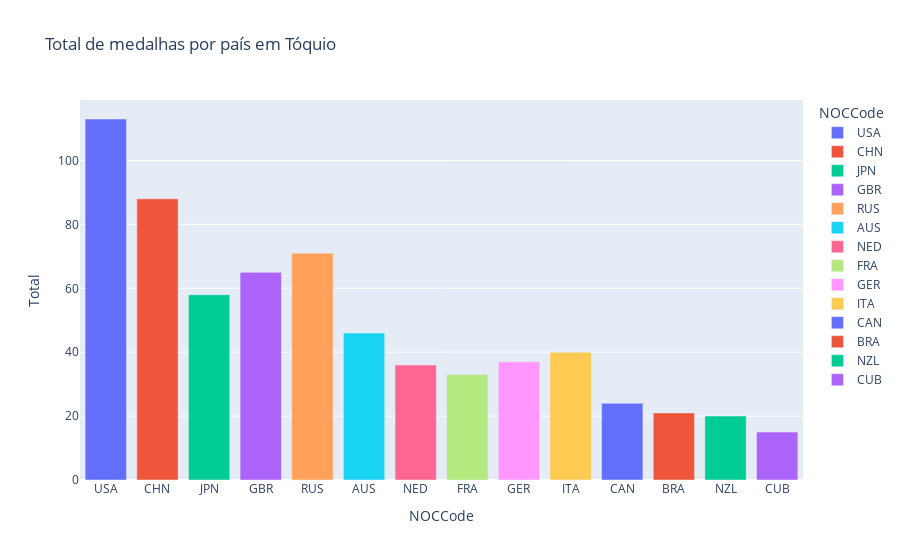

Notebook cell for this chart:
### Code cell
import plotly.express as px
medals = px.bar(tokyo_2020[:14], x='NOCCode', y='Total', title='Total de medalhas por país em Tóquio', color='NOCCode')
medals.show()

### Figure 1 — Plotly figure (JSON) as saved in the notebook; plotly's stock layout.template omitted (floating-point values rounded to 4 significant figures)
{"data": [{"alignmentgroup": "True", "hovertemplate": "NOCCode=%{x}<br>Total=%{y}<extra></extra>", "legendgroup": "USA", "marker": {"color": "#636efa"}, "name": "USA", "offsetgroup": "USA", "orientation": "v", "showlegend": true, "textposition": "auto", "type": "bar", "x": ["USA"], "xaxis": "x", "y": [113], "yaxis": "y"}, {"alignmentgroup": "True", "hovertemplate": "NOCCode=%{x}<br>Total=%{y}<extra></extra>", "legendgroup": "CHN", "marker": {"color": "#EF553B"}, "name": "CHN", "offsetgroup": "CHN", "orientation": "v", "showlegend": true, "textposition": "auto", "type": "bar", "x": ["CHN"], "xaxis": "x", "y": [88], "yaxis": "y"}, {"alignmentgroup": "True", "hovertemplate": "NOCCode=%{x}<br>Total=%{y}<extra></extra>", "legendgroup": "JPN", "marker": {"color": "#00cc96"}, "name": "JPN", "offsetgroup": "JPN", "orientation": "v", "showlegend": true, "textposition": "auto", "type": "bar", "x": ["JPN"], "xaxis": "x", "y": [58], "yaxis": "y"}, {"alignmentgroup": "True", "hovertemplate": "NOCCode=%{x}<br>Total=%{y}<extra></extra>", "legendgroup": "GBR", "marker": {"color": "#ab63fa"}, "name": "GBR", "offsetgroup": "GBR", "orientation": "v", "showlegend": true, "textposition": "auto", "type": "bar", "x": ["GBR"], "xaxis": "x", "y": [65], "yaxis": "y"}, {"alignmentgroup": "True", "hovertemplate": "NOCCode=%{x}<br>Total=%{y}<extra></extra>", "legendgroup": "RUS", "marker": {"color": "#FFA15A"}, "name": "RUS", "offsetgroup": "RUS", "orientation": "v", "showlegend": true, "textposition": "auto", "type": "bar", "x": ["RUS"], "xaxis": "x", "y": [71], "yaxis": "y"}, {"alignmentgroup": "True", "hovertemplate": "NOCCode=%{x}<br>Total=%{y}<extra></extra>", "legendgroup": "AUS", "marker": {"color": "#19d3f3"}, "name": "AUS", "offsetgroup": "AUS", "orientation": "v", "showlegend": true, "textposition": "auto", "type": "bar", "x": ["AUS"], "xaxis": "x", "y": [46], "yaxis": "y"}, {"alignmentgroup": "True", "hovertemplate": "NOCCode=%{x}<br>Total=%{y}<extra></extra>", "legendgroup": "NED", "marker": {"color": "#FF6692"}, "name": "NED", "offsetgroup": "NED", "orientation": "v", "showlegend": true, "textposition": "auto", "type": "bar", "x": ["NED"], "xaxis": "x", "y": [36], "yaxis": "y"}, {"alignmentgroup": "True", "hovertemplate": "NOCCode=%{x}<br>Total=%{y}<extra></extra>", "legendgroup": "FRA", "marker": {"color": "#B6E880"}, "name": "FRA", "offsetgroup": "FRA", "orientation": "v", "showlegend": true, "textposition": "auto", "type": "bar", "x": ["FRA"], "xaxis": "x", "y": [33], "yaxis": "y"}, {"alignmentgroup": "True", "hovertemplate": "NOCCode=%{x}<br>Total=%{y}<extra></extra>", "legendgroup": "GER", "marker": {"color": "#FF97FF"}, "name": "GER", "offsetgroup": "GER", "orientation": "v", "showlegend": true, "textposition": "auto", "type": "bar", "x": ["GER"], "xaxis": "x", "y": [37], "yaxis": "y"}, {"alignmentgroup": "True", "hovertemplate": "NOCCode=%{x}<br>Total=%{y}<extra></extra>", "legendgroup": "ITA", "marker": {"color": "#FECB52"}, "name": "ITA", "offsetgroup": "ITA", "orientation": "v", "showlegend": true, "textposition": "auto", "type": "bar", "x": ["ITA"], "xaxis": "x", "y": [40], "yaxis": "y"}, {"alignmentgroup": "True", "hovertemplate": "NOCCode=%{x}<br>Total=%{y}<extra></extra>", "legendgroup": "CAN", "marker": {"color": "#636efa"}, "name": "CAN", "offsetgroup": "CAN", "orientation": "v", "showlegend": true, "textposition": "auto", "type": "bar", "x": ["CAN"], "xaxis": "x", "y": [24], "yaxis": "y"}, {"alignmentgroup": "True", "hovertemplate": "NOCCode=%{x}<br>Total=%{y}<extra></extra>", "legendgroup": "BRA", "marker": {"color": "#EF553B"}, "name": "BRA", "offsetgroup": "BRA", "orientation": "v", "showlegend": true, "textposition": "auto", "type": "bar", "x": ["BRA"], "xaxis": "x", "y": [21], "yaxis": "y"}, {"alignmentgroup": "True", "hovertemplate": "NOCCode=%{x}<br>Total=%{y}<extra></extra>", "legendgroup": "NZL", "marker": {"color": "#00cc96"}, "name": "NZL", "offsetgroup": "NZL", "orientation": "v", "showlegend": true, "textposition": "auto", "type": "bar", "x": ["NZL"], "xaxis": "x", "y": [20], "yaxis": "y"}, {"alignmentgroup": "True", "hovertemplate": "NOCCode=%{x}<br>Total=%{y}<extra></extra>", "legendgroup": "CUB", "marker": {"color": "#ab63fa"}, "name": "CUB", "offsetgroup": "CUB", "orientation": "v", "showlegend": true, "textposition": "auto", "type": "bar", "x": ["CUB"], "xaxis": "x", "y": [15], "yaxis": "y"}], "layout": {"barmode": "relative", "legend": {"title": {"text": "NOCCode"}, "tracegroupgap": 0}, "title": {"text": "Total de medalhas por país em Tóquio"}, "xaxis": {"anchor": "y", "categoryarray": ["USA", "CHN", "JPN", "GBR", "RUS", "AUS", "NED", "FRA", "GER", "ITA", "CAN", "BRA", "NZL", "CUB"], "categoryorder": "array", "domain": [0, 1], "title": {"text": "NOCCode"}}, "yaxis": {"anchor": "x", "domain": [0, 1], "title": {"text": "Total"}}}}
